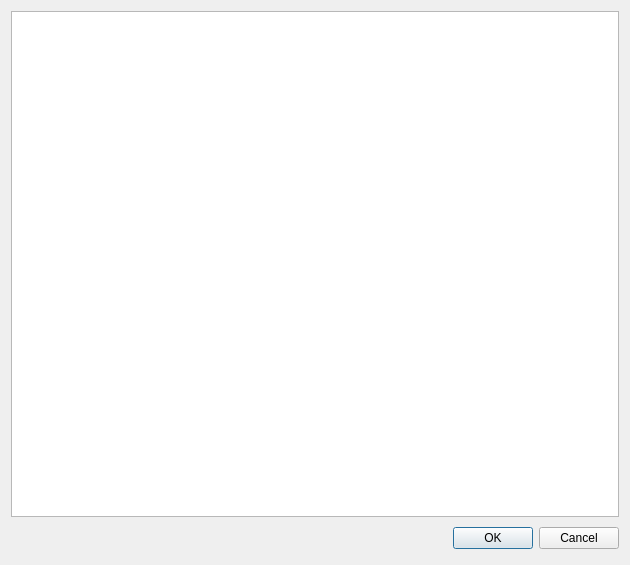
<?xml version="1.0" encoding="UTF-8"?>
<ui version="4.0">
 <class>DlgRooms</class>
 <widget class="QDialog" name="DlgRooms">
  <property name="geometry">
   <rect>
    <x>0</x>
    <y>0</y>
    <width>630</width>
    <height>565</height>
   </rect>
  </property>
  <property name="windowTitle">
   <string>Dialog</string>
  </property>
  <layout class="QVBoxLayout" name="verticalLayout">
   <item>
    <widget class="QListWidget" name="listRooms"/>
   </item>
   <item>
    <layout class="QHBoxLayout" name="ok_cancel">
     <property name="spacing">
      <number>6</number>
     </property>
     <property name="leftMargin">
      <number>0</number>
     </property>
     <property name="topMargin">
      <number>0</number>
     </property>
     <property name="rightMargin">
      <number>0</number>
     </property>
     <property name="bottomMargin">
      <number>0</number>
     </property>
     <item>
      <spacer name="spacerOKcancel">
       <property name="orientation">
        <enum>Qt::Horizontal</enum>
       </property>
       <property name="sizeHint" stdset="0">
        <size>
         <width>131</width>
         <height>31</height>
        </size>
       </property>
      </spacer>
     </item>
     <item>
      <widget class="QPushButton" name="okButton">
       <property name="text">
        <string>OK</string>
       </property>
      </widget>
     </item>
     <item>
      <widget class="QPushButton" name="cancelButton">
       <property name="text">
        <string>Cancel</string>
       </property>
      </widget>
     </item>
    </layout>
   </item>
  </layout>
 </widget>
 <resources/>
 <connections>
  <connection>
   <sender>okButton</sender>
   <signal>clicked()</signal>
   <receiver>DlgRooms</receiver>
   <slot>myClick()</slot>
   <hints>
    <hint type="sourcelabel">
     <x>278</x>
     <y>253</y>
    </hint>
    <hint type="destinationlabel">
     <x>96</x>
     <y>254</y>
    </hint>
   </hints>
  </connection>
  <connection>
   <sender>cancelButton</sender>
   <signal>clicked()</signal>
   <receiver>DlgRooms</receiver>
   <slot>reject()</slot>
   <hints>
    <hint type="sourcelabel">
     <x>369</x>
     <y>253</y>
    </hint>
    <hint type="destinationlabel">
     <x>179</x>
     <y>282</y>
    </hint>
   </hints>
  </connection>
 </connections>
 <slots>
  <slot>myClick()</slot>
 </slots>
</ui>
